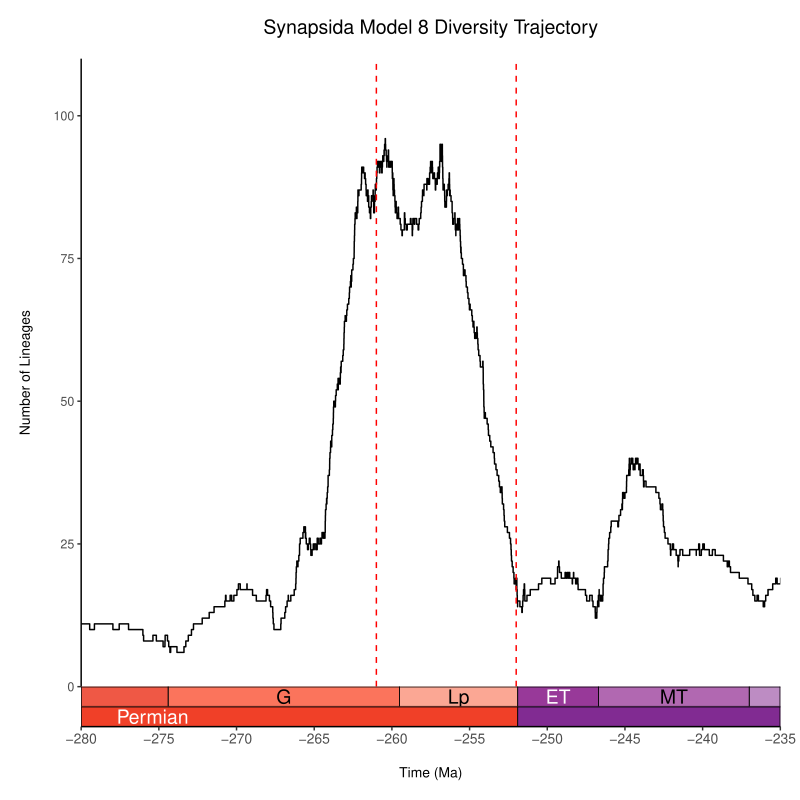

Reproduce this figure in R.
library(ggplot2)
library(deeptime)


####### ADD ts, div_traj, and time_events vectors from pyrate default _LTT.r script BY HAND
# ts=c()
# time_events=c()
# div_traj=c()

# ADD ts, div_traj, and time_events vectors by loading in from the default _LTT.r script
######### CHANGE THE PATH TO THE DEFAULT _LTT.R SCRIPT
# reading in default _LTT.r script as text, where each line from the default script is a separate element in the readLines vector
ltt_text <- readLines("C:\\Users\\SimoesLabAdmin\\Documents\\pt_diversity_rates\\updated_occurrence_analyses\\model_8\\synapsida\\DTTs\\combined_10_mcmc_LTT.r", warn = FALSE) 
# extracting the lines that contain the ts, div_traj, and time_events vectors
ts <- grep("^\\s*ts\\s*=", ltt_text, value = TRUE)
time_events <- grep("^\\s*time_events\\s*=", ltt_text, value = TRUE)
div_traj <- grep("^\\s*div_traj\\s*=", ltt_text, value = TRUE)
# Execute those lines
eval(parse(text = ts))
eval(parse(text = time_events))
eval(parse(text = div_traj))

############# If you used -translate with BDNN, you'll need to add back the translated value to the time_events vec
time_events = time_events + 175

# Mass extinction positions
perm_trias_extinction <- -252
guadalupian_extinction <- -261

# Dataframe
diversity_df <- data.frame(time = -time_events, diversity = div_traj)

# Ggplot
plot <- ggplot(diversity_df, aes(x = time, y = diversity)) +
  geom_step() +
# Add mass extinction lines
    geom_vline(xintercept = guadalupian_extinction, 
               color = "red", linetype = "dashed") +
    geom_vline(xintercept = perm_trias_extinction, 
               color = "red", linetype = "dashed", linewidth = 0.5) +
  #xlim(-max(ts) - 1, 0) + #### Commented out because xlim is set in coord_geo. If you want to see the full range, you can remove xlim from coord_geo, uncomment this
    scale_x_continuous(breaks = seq(from = -300, to = 0, by = 5)) +
  labs(
    title = "Synapsida Model 8 Diversity Trajectory", ####### SET MODEL/CLADE TITLE
    x = "Time (Ma)",
    y = "Number of Lineages"
  ) +
  theme_classic() + 
    theme(
      text = element_text(size = 10),
      axis.text.x = element_text(size = 10),
      axis.ticks.x = element_line(),
      axis.text.y = element_text(size = 9),
      axis.title = element_text(size = 10),
      axis.title.x = element_text(size = 10, margin = margin(t = 15)),
      axis.title.y = element_text(margin = margin(r = 15)),
      plot.title = element_text(size = 14, hjust = 0.5, margin = margin(b = 15)),
      plot.margin = unit(c(0.5, 0.5, 0.5, 0.5), "cm"), # unit(c(top, right, bottom, left), "unit")
      panel.grid.major = element_blank(),
      panel.grid.minor = element_blank()) +
    coord_geo(
      dat = list("international epochs", "international periods"),
      expand= FALSE,
      abbrv = list(TRUE, FALSE),
      pos = list("bottom", "bottom"),
      alpha = 1,
      height = unit(1, "line"),
      neg = TRUE,
      xlim = c(-280, -235), ############################# CHANGE THIS TO MODIFY X LIMITS, I.E., TIME FRAME
      ############# comment the below line out if you want ylim to be the max(diversity) within the xlim range
      #ylim = c(0, max(diversity_df$diversity[diversity_df$time >= -280 & diversity_df$time <= -235]) + 1) # Adjust y limits based on the data
      ylim = c(0, 110), # Set ylim by hand so diff models can have be comparable
    )


# Display the plot
plot

# Save as PDF with custom dimensions
###### CHANGE PDF PATH
ggsave("C:\\Users\\SimoesLabAdmin\\Documents\\pt_diversity_rates\\updated_occurrence_analyses\\model_8\\synapsida\\DTTs\\combined_10_mcmc_DTT_deeptime.pdf", plot = plot, width = 8, height = 8, units = "in")
